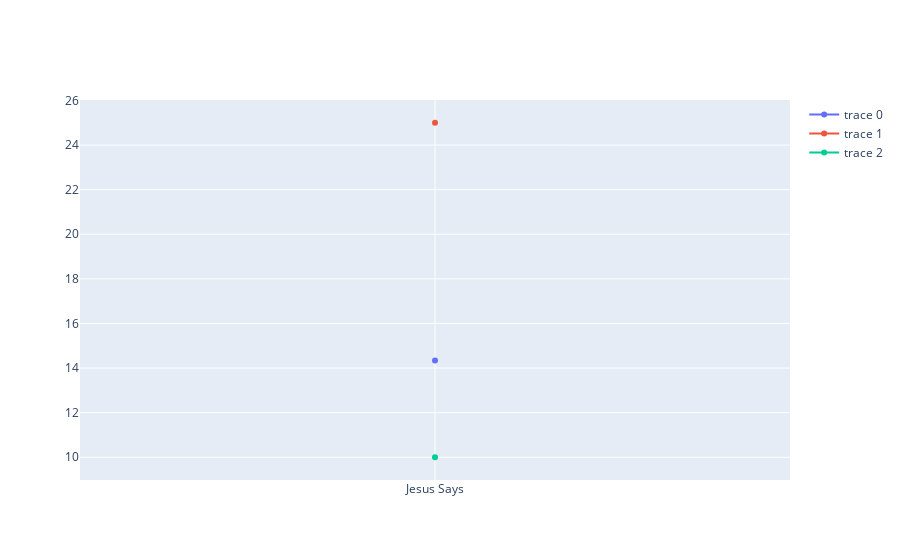

The notebook cell this image was saved under:
### Code cell
df_comments_eda = df_comments_eda.sort_values(by=["text_display"]).loc[df_comments_eda["mean_likes"]>10]

fig = go.Figure()
fig.add_trace(go.Scatter(x=df_comments_eda["author_name"], y=df_comments_eda["mean_likes"]))
fig.add_trace(go.Scatter(x=df_comments_eda["author_name"], y=df_comments_eda["likes_max"]))
fig.add_trace(go.Scatter(x=df_comments_eda["author_name"], y=df_comments_eda["likes_min"]))
fig.show()

### Figure 1 — Plotly figure (JSON) as saved in the notebook; plotly's stock layout.template omitted (floating-point values rounded to 4 significant figures)
{"data": [{"type": "scatter", "x": ["Jesus Says"], "y": [14.33]}, {"type": "scatter", "x": ["Jesus Says"], "y": [25]}, {"type": "scatter", "x": ["Jesus Says"], "y": [10]}], "layout": {}}
